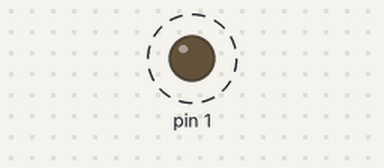
Bench run of a sketch on a simulated Arduino Leonardo, built with avr-gcc and run on an emulated ATmega32U4. On the bench: output pins drawn as LEDs (lit = HIGH). Dashed ring = blinking.

Above: at 1.1 s.
Timing chart, 0 to 4.9 s (numbered marks = the images above):
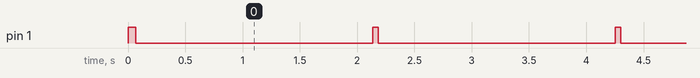

The sketch:

I2CScanner_flash_led.ino
```cpp
#include <Wire.h>


void setup()
{
  Wire.begin();

//  Serial.begin(115200);
//  while (!Serial);             // Leonardo: wait for serial monitor
//  Serial.println("\nI2C Scanner");
  pinMode(1, OUTPUT);
  digitalWrite(1, HIGH);   // turn the LED on (HIGH is the voltage level)
}


void loop()
{
  byte error, address;
  int nDevices;

//  Serial.println("Scanning...");

  nDevices = 0;
  for(address = 1; address < 127; address++ )
  {
    // The i2c_scanner uses the return value of
    // the Write.endTransmisstion to see if
    // a device did acknowledge to the address.
    Wire.beginTransmission(address);
    error = Wire.endTransmission();

    if (error == 0)
    {
//      Serial.print("I2C device found at address 0x");
//      if (address<16)
//    {
//        Serial.print("0");
//      Serial.print(address,HEX);
//      Serial.println("  !");
      nDevices++;
//    }
    }
    else if (error==4)
    {
//      Serial.print("Unknown error at address 0x");
//      if (address<16)
//        Serial.print("0");
//      Serial.println(address,HEX);
    }
  }
  if (nDevices == 0)
  {
        digitalWrite(1, HIGH);   // turn the LED on (HIGH is the voltage level)
  }
        else
        {
          for (int n=0;n<nDevices;n++)
          {
            digitalWrite(1, HIGH);   // turn the LED on (HIGH is the voltage level)
            delay(50);                       // wait for a second
            digitalWrite(1, LOW);   // turn the LED on (HIGH is the voltage level)
            delay(50);                       // wait for a second
          }
        }

//    Serial.println("No I2C devices found\n");
//  else
//    Serial.println("done\n");

  delay(2000);           // wait 5 seconds for next scan
}
```

Measured:
- by itself, pin 1: alternates HIGH for 0.05 s and LOW for 2.1 s
